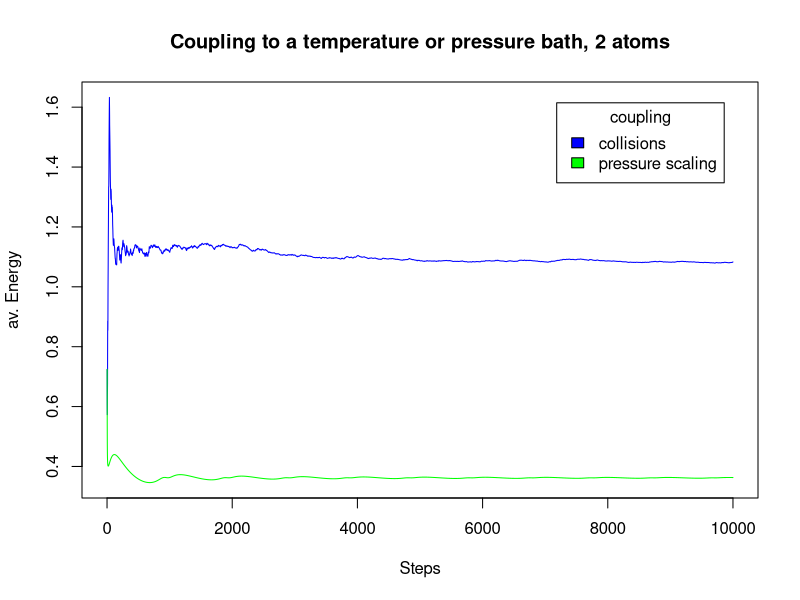

Here is the R script that generated this plot:
# use your own directory, if not already set
setwd('/Users/fabiodelia/Dropbox/Studium CSE/Statistische Physik und Computer Simulation/mdatom/sources/results')

dat1 = read.csv('resultsFor1.txt', sep='', header = FALSE)
dat3 = read.csv('resultsFor3.txt', sep='', header = FALSE)
# dat$V1 is step
# dat$V9 is average energy at this step

# V9 is read as factor... convert
dat1[,9] <- as.numeric(as.character(dat1[,9]))
dat3[,9] <- as.numeric(as.character(dat3[,9]))
# remove cases with errors (NaN, inf etc)
dat1 <- do.call(data.frame,lapply(dat1, function(x) replace(x, is.infinite(x),0)))
dat3 <- do.call(data.frame,lapply(dat3, function(x) replace(x, is.infinite(x),0)))
dat1 = dat1[dat1$V9>0,]
dat3 = dat3[dat3$V9>0,]

xrange = range(0,10000)
yrange = range(min(dat1$V9, dat3$V9), max(dat1$V9, dat3$V9))

plot(xrange, yrange, type='n', xlab='Steps', ylab='av. Energy')
lines(dat1$V1, dat1$V9, type='l', col='blue')
lines(dat3$V1, dat3$V9, type='l', col='green')
legend('topright', inset=.05, title='coupling', c('collisions', 'pressure scaling'), fill=c('blue', 'green'))

title(main='Coupling to a temperature or pressure bath, 2 atoms')

